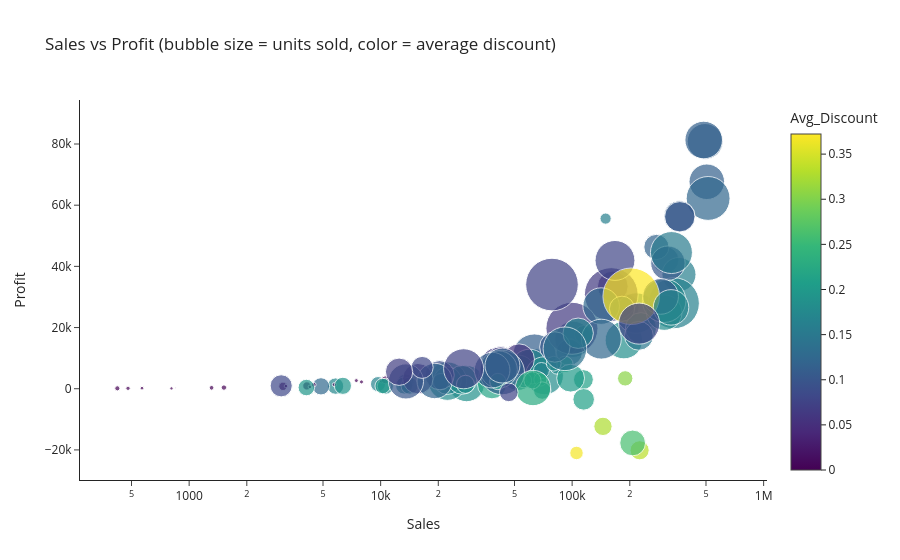

The code cell stored with this chart in its notebook:
### Code cell
# ============================================================
# 12.2 X-Y RELATIONSHIPS (interactive): Bubble chart by Market and Sub-Category
# ============================================================
bub = df.groupby(["Market", "Sub_Category"], as_index=False).agg(
    Sales=("Sales", "sum"), Profit=("Profit", "sum"),
    Quantity=("Quantity", "sum"), Avg_Discount=("Discount", "mean"))

fig = px.scatter(bub, x="Sales", y="Profit",
                 size="Quantity",                        
                 color="Avg_Discount",                  
                 hover_name="Sub_Category", hover_data=["Market"],
                 log_x=True,                             
                 size_max=40, color_continuous_scale="Viridis",
                 title="Sales vs Profit (bubble size = units sold, color = average discount)")
fig.add_hline(y=0, line_dash="dash", line_color="gray")  
fig.update_layout(template="simple_white")              
fig.write_html("exports/12_bubble_sales_profit.html")    
fig.show()

### Figure 1 — Plotly figure (JSON) as saved in the notebook; plotly's stock layout.template omitted (floating-point values rounded to 4 significant figures)
{"data": [{"customdata": [["APAC"], ["APAC"], ["APAC"], ["APAC"], ["APAC"], ["APAC"], ["APAC"], ["APAC"], ["APAC"], ["APAC"], ["APAC"], ["APAC"], ["APAC"], ["APAC"], ["APAC"], ["APAC"], ["APAC"], ["Africa"], ["Africa"], ["Africa"], ["Africa"], ["Africa"], ["Africa"], ["Africa"], ["Africa"], ["Africa"], ["Africa"], ["Africa"], ["Africa"], ["Africa"], ["Africa"], ["Africa"], ["Africa"], ["Africa"], ["Canada"], ["Canada"], ["Canada"], ["Canada"], ["Canada"], ["Canada"], ["Canada"], ["Canada"], ["Canada"], ["Canada"], ["Canada"], ["Canada"], ["Canada"], ["Canada"], ["Canada"], ["Canada"], ["Canada"], ["EMEA"], ["EMEA"], ["EMEA"], ["EMEA"], ["EMEA"], ["EMEA"], ["EMEA"], ["EMEA"], ["EMEA"], ["EMEA"], ["EMEA"], ["EMEA"], ["EMEA"], ["EMEA"], ["EMEA"], ["EMEA"], ["EMEA"], ["EU"], ["EU"], ["EU"], ["EU"], ["EU"], ["EU"], ["EU"], ["EU"], ["EU"], ["EU"], ["EU"], ["EU"], ["EU"], ["EU"], ["EU"], ["EU"], ["EU"], ["LATAM"], ["LATAM"], ["LATAM"], ["LATAM"], ["LATAM"], ["LATAM"], ["LATAM"], ["LATAM"], ["LATAM"], ["LATAM"], ["LATAM"], ["LATAM"], ["LATAM"], ["LATAM"], ["LATAM"], ["LATAM"], ["LATAM"], ["US"], ["US"], ["US"], ["US"], ["US"], ["US"], ["US"], ["US"], ["US"], ["US"], ["US"], ["US"], ["US"], ["US"], ["US"], ["US"], ["US"]], "hovertemplate": "<b>%{hovertext}</b><br><br>Sales=%{x}<br>Profit=%{y}<br>Quantity=%{marker.size}<br>Market=%{customdata[0]}<br>Avg_Discount=%{marker.color}<extra></extra>", "hovertext": ["Accessories", "Appliances", "Art", "Binders", "Bookcases", "Chairs", "Copiers", "Envelopes", "Fasteners", "Furnishings", "Labels", "Machines", "Paper", "Phones", "Storage", "Supplies", "Tables", "Accessories", "Appliances", "Art", "Binders", "Bookcases", "Chairs", "Copiers", "Envelopes", "Fasteners", "Furnishings", "Labels", "Machines", "Paper", "Phones", "Storage", "Supplies", "Tables", "Accessories", "Appliances", "Art", "Binders", "Bookcases", "Chairs", "Copiers", "Envelopes", "Fasteners", "Furnishings", "Labels", "Machines", "Paper", "Phones", "Storage", "Supplies", "Tables", "Accessories", "Appliances", "Art", "Binders", "Bookcases", "Chairs", "Copiers", "Envelopes", "Fasteners", "Furnishings", "Labels", "Machines", "Paper", "Phones", "Storage", "Supplies", "Tables", "Accessories", "Appliances", "Art", "Binders", "Bookcases", "Chairs", "Copiers", "Envelopes", "Fasteners", "Furnishings", "Labels", "Machines", "Paper", "Phones", "Storage", "Supplies", "Tables", "Accessories", "Appliances", "Art", "Binders", "Bookcases", "Chairs", "Copiers", "Envelopes", "Fasteners", "Furnishings", "Labels", "Machines", "Paper", "Phones", "Storage", "Supplies", "Tables", "Accessories", "Appliances", "Art", "Binders", "Bookcases", "Chairs", "Copiers", "Envelopes", "Fasteners", "Furnishings", "Labels", "Machines", "Paper", "Phones", "Storage", "Supplies", "Tables"], "legendgroup": "", "marker": {"color": [0.1842, 0.1231, 0.1539, 0.1123, 0.1145, 0.1236, 0.116, 0.1816, 0.1869, 0.1257, 0.1807, 0.1215, 0.1695, 0.1153, 0.1383, 0.1801, 0.334, 0.1207, 0.1534, 0.1628, 0.167, 0.175, 0.1721, 0.1393, 0.1673, 0.1734, 0.1367, 0.1256, 0.1681, 0.1586, 0.1944, 0.1358, 0.1642, 0.1324, 0.0, 0.0, 0.0, 0.0, 0.0, 0.0, 0.0, 0.0, 0.0, 0.0, 0.0, 0.0, 0.0, 0.0, 0.0, 0.0, 0.0, 0.1858, 0.2084, 0.2159, 0.1829, 0.2104, 0.2004, 0.1753, 0.1792, 0.1932, 0.1818, 0.1967, 0.2063, 0.1995, 0.2112, 0.203, 0.1653, 0.1644, 0.05708, 0.1179, 0.06416, 0.06416, 0.1134, 0.1955, 0.1009, 0.06168, 0.09053, 0.1037, 0.05859, 0.1481, 0.06659, 0.1627, 0.1639, 0.05676, 0.3676, 0.1254, 0.1183, 0.1112, 0.1158, 0.1789, 0.1737, 0.1031, 0.1258, 0.1196, 0.2279, 0.1033, 0.2015, 0.1079, 0.1051, 0.1232, 0.1113, 0.3264, 0.07845, 0.1665, 0.07487, 0.3723, 0.2111, 0.1702, 0.1618, 0.08031, 0.08203, 0.1383, 0.06868, 0.3061, 0.07489, 0.1546, 0.0747, 0.07684, 0.2613], "coloraxis": "coloraxis", "size": [2620, 1310, 2397, 3541, 2361, 3594, 2385, 2344, 2452, 2460, 2767, 1357, 2568, 2631, 3061, 2694, 684, 484, 313, 1497, 1443, 407, 437, 454, 425, 502, 500, 556, 479, 532, 614, 1286, 548, 87, 42, 30, 129, 132, 32, 24, 29, 25, 35, 20, 49, 25, 54, 46, 118, 41, 2, 565, 323, 1590, 1570, 500, 568, 408, 486, 551, 610, 511, 549, 449, 737, 1452, 546, 102, 1761, 1187, 5394, 5058, 1785, 1813, 1733, 1599, 1597, 1734, 1730, 1556, 1664, 2169, 4867, 1787, 339, 2498, 1186, 2294, 3711, 2357, 3544, 2211, 2595, 2339, 2338, 2309, 500, 2377, 2384, 2975, 2280, 628, 2976, 1729, 3000, 5974, 868, 2356, 234, 906, 914, 3563, 1400, 440, 5178, 3289, 3158, 647, 1241], "sizemode": "area", "sizeref": 3.734, "symbol": "circle"}, "mode": "markers", "name": "", "orientation": "v", "showlegend": false, "type": "scatter", "x": [186200.0, 307600.0, 63010.0, 63530.0, 504800.0, 513000.0, 494600.0, 52110.0, 28100.0, 101000.0, 22320.0, 190300.0, 59900.0, 486400.0, 216100.0, 71660.0, 225100.0, 42170.0, 62190.0, 38440.0, 22310.0, 83460.0, 56040.0, 96260.0, 9688.0, 5815.0, 20620.0, 4880.0, 69100.0, 13500.0, 114800.0, 96670.0, 13260.0, 34530.0, 4473.0, 7940.0, 4120.0, 3089.0, 5734.0, 3203.0, 7466.0, 567.2, 479.5, 808.5, 421.7, 4274.0, 1520.0, 10090.0, 10590.0, 1310.0, 849.4, 44160.0, 68270.0, 38140.0, 26670.0, 91740.0, 69820.0, 80140.0, 10580.0, 6351.0, 27730.0, 4093.0, 62030.0, 10250.0, 114500.0, 98180.0, 14150.0, 39330.0, 163100.0, 275400.0, 160100.0, 99760.0, 363500.0, 229000.0, 365100.0, 40120.0, 20330.0, 81220.0, 15640.0, 223200.0, 42450.0, 361300.0, 339700.0, 52780.0, 105400.0, 141700.0, 182100.0, 41180.0, 43140.0, 302400.0, 302200.0, 316300.0, 41360.0, 19140.0, 62460.0, 13550.0, 40940.0, 38190.0, 289700.0, 142000.0, 43240.0, 144900.0, 167400.0, 107500.0, 27120.0, 203400.0, 114900.0, 328400.0, 149500.0, 16480.0, 3024.0, 91710.0, 12490.0, 189200.0, 78480.0, 330000.0, 223800.0, 46670.0, 207000.0], "xaxis": "x", "y": [15880.0, 42130.0, 7339.0, 10800.0, 67660.0, 62200.0, 80850.0, 5224.0, 1677.0, 16170.0, 2483.0, 26540.0, 6872.0, 81310.0, 24740.0, 4245.0, -20130.0, 6478.0, 3670.0, 3977.0, 2659.0, 7165.0, 2784.0, 14010.0, 1518.0, 854.1, 2302.0, 786.0, 5948.0, 2063.0, 17690.0, 11920.0, 1038.0, 4011.0, 1295.0, 2234.0, 913.4, 786.2, 1343.0, 856.7, 2664.0, 171.2, 140.1, 113.8, 129.3, 607.8, 373.9, 2680.0, 2912.0, 297.1, 300.2, 3583.0, 3024.0, 1452.0, 2910.0, 7938.0, -609.6, 8178.0, 810.8, 945.1, 1441.0, 390.9, 2742.0, 887.3, 2991.0, 3453.0, 996.6, 2764.0, 33440.0, 46340.0, 30790.0, 19760.0, 56410.0, 19790.0, 56200.0, 8640.0, 4428.0, 13650.0, 3289.0, 17290.0, 8884.0, 37340.0, 27950.0, 9625.0, -21000.0, 27010.0, 26150.0, 6951.0, 5316.0, 24890.0, 28780.0, 41050.0, 6273.0, 2532.0, 234.9, 2386.0, 2356.0, 6075.0, 30180.0, 16210.0, 7571.0, -12310.0, 41940.0, 18140.0, 6528.0, 30220.0, -3473.0, 26590.0, 55620.0, 6964.0, 949.5, 13060.0, 5546.0, 3385.0, 34050.0, 44520.0, 21280.0, -1189.0, -17730.0], "yaxis": "y"}], "layout": {"coloraxis": {"autocolorscale": false, "colorbar": {"title": {"text": "Avg_Discount"}}, "colorscale": [[0, "#440154"], [0.1111, "#482878"], [0.2222, "#3e4989"], [0.3333, "#31688e"], [0.4444, "#26828e"], [0.5556, "#1f9e89"], [0.6667, "#35b779"], [0.7778, "#6ece58"], [0.8889, "#b5de2b"], [1, "#fde725"]]}, "legend": {"itemsizing": "constant", "tracegroupgap": 0}, "shapes": [{"line": {"color": "gray", "dash": "dash"}, "type": "line", "x0": 0, "x1": 1, "xref": "x domain", "y0": 0, "y1": 0, "yref": "y"}], "title": {"text": "Sales vs Profit (bubble size = units sold, color = average discount)"}, "xaxis": {"anchor": "y", "domain": [0, 1], "title": {"text": "Sales"}, "type": "log"}, "yaxis": {"anchor": "x", "domain": [0, 1], "title": {"text": "Profit"}}}}
